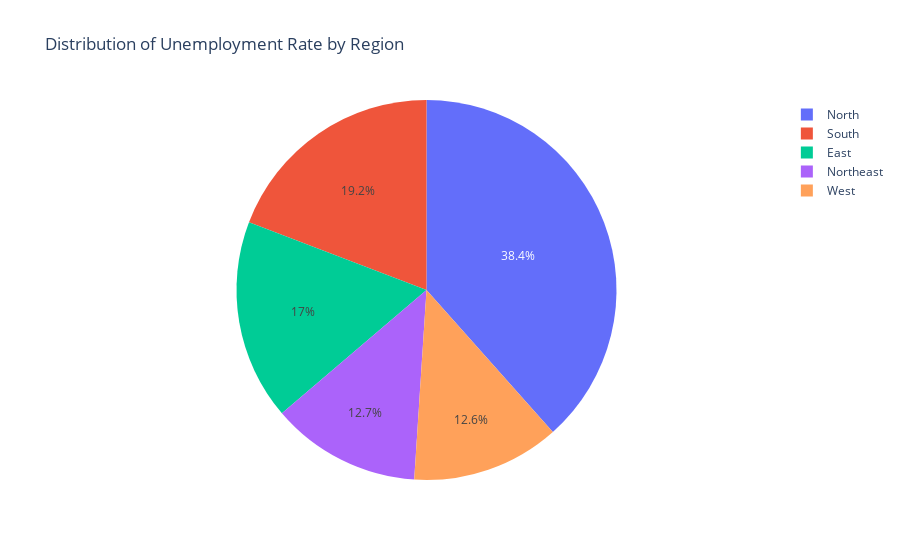

Source (notebook cell):
### Markdown cell above
# Pie Chart
Plotly library to create an animated Pie Chart showing the Unemployment Rate for different Region.

### Code cell
fig = px.pie(
    new_df1,
    values='E_UnEmployees_Rate',
    names='Region',
    title='Distribution of Unemployment Rate by Region',
    hover_data=['E_UnEmployees_Rate'],
    labels={'E_UnEmployees_Rate': 'Unemployment Rate'},
)
fig.show()

### Figure 1 — Plotly figure (JSON) as saved in the notebook; plotly's stock layout.template omitted (floating-point values rounded to 4 significant figures; data arrays with more than 128 entries replaced by an {"elided": "..."} marker saying what was removed)
{"data": [{"customdata": {"elided": "267x1 float values"}, "domain": {"x": [0, 1], "y": [0, 1]}, "hovertemplate": "Region=%{label}<br>Unemployment Rate=%{customdata[0]}<extra></extra>", "labels": {"elided": "267 str values"}, "legendgroup": "", "name": "", "showlegend": true, "type": "pie", "values": {"elided": "267 float values"}}], "layout": {"legend": {"tracegroupgap": 0}, "title": {"text": "Distribution of Unemployment Rate by Region"}}}
